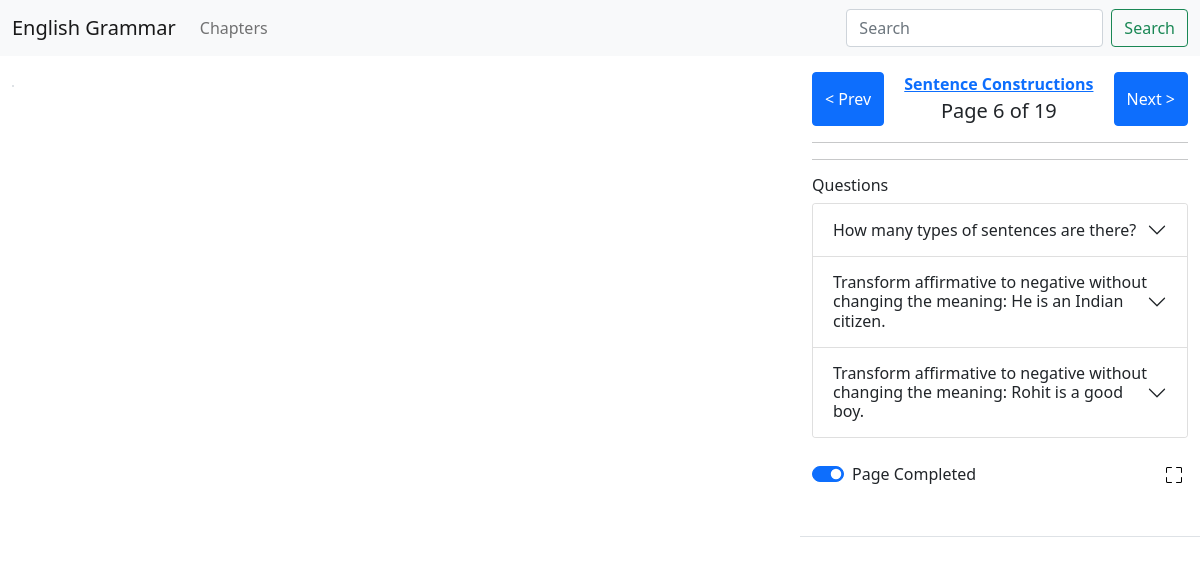
The app's page /learn/chapter/1/page/6 with its own data.
### learn/models.py (models this page shows, shortened)
class Chapter(models.Model):
    title = models.CharField(max_length=100)
    slno = models.IntegerField(default=0)
    no_of_pages = models.IntegerField(default=0)
    scroll_height = models.FloatField(default=0.0)
    class Meta:
        ordering = ['slno']

class Question(models.Model):
    rule = models.CharField(max_length=1000, default='')
    question = models.CharField(max_length=200)
    answer = models.CharField(max_length=200)
    chapter = models.ForeignKey(Chapter, on_delete=models.CASCADE)
    page_no = models.IntegerField()
    is_bookmarked = models.BooleanField(default=False)

### learn/views.py (the view)
class PageDetail(TemplateView):
    template_name = 'learn/page_detail.html'
    def get_context_data(self, **kwargs):
        context = super().get_context_data(**kwargs)
        context["chapter_pk"] = self.kwargs['chapter_pk']
        context["page_no"] = self.kwargs['page_no']
        chapter = get_object_or_404(Chapter, pk=self.kwargs['chapter_pk'])
        page_complition = PageComplition.objects.filter(chapter=chapter, page_number=self.kwargs['page_no']).first()
        if page_complition:
            context["is_completed"] = True
        else:
            context["is_completed"] = False
        if chapter.no_of_pages == self.kwargs['page_no']:
            next_page = 1
        else:
            next_page = int(self.kwargs['page_no']) + 1
        if self.kwargs['page_no'] == 1:
            prev_page = chapter.no_of_pages
        else:
            prev_page = int(self.kwargs['page_no']) - 1
        context["next_page"] = next_page
        context["prev_page"] = prev_page
        context["chapter"] = chapter
        context["question_list"] = Question.objects.filter(chapter=chapter, page_no=self.kwargs['page_no']).order_by('-pk')
        return context

### learn/templates/learn/page_detail.html (shortened to what this page needs)
{% extends 'base.html' %}
{% block page_content %}
<div class="row" id="main-div">
    <div class="col-lg-8 col-sm-12">
        <img src="https://raw.githubusercontent.com/my-personal-repos/english-grammar-book/main/chapter-{{chapter_pk}}/{{page_no}}.jpg" class="w-100 border" alt="">
    </div>
    <div class="col-lg-4 col-sm-12 sticky-lg-top overflow-auto border-bottom pb-5" id="question-sidebar" style="max-height:85vh;">
        <div class="d-flex justify-content-between">
            <a href="{% url 'learn:page-detail' chapter_pk prev_page %}" class="btn btn-primary d-flex align-items-center">&lt; Prev</a>
            <div class="d-flex flex-column justify-content-center text-center">
                <div>
                    <b><a href="{% url 'learn:chapter-detail' chapter_pk %}">{{chapter.title}}</a></b>
                </div>
                <div>
                    <span class="lead">Page {{page_no}} of {{chapter.no_of_pages}}</span>
                </div>
            </div>
            <a href="{% url 'learn:page-detail' chapter_pk next_page %}" class="btn btn-primary d-flex align-items-center">Next &gt;</a>
        </div>
        <hr>
        <hr>
        <h6>Questions</h6>
        <div class="mt-1">
        {% for question in question_list %}
        {% include 'learn/includes/accordion-item.html' with counter=forloop.counter question=question %}
        {% empty %}
            <p class="lead">No Question Available till now </p>
        {% endfor %}
        </div>
        <br>
        <div class="d-flex justify-content-between">
            <form action="{% url 'learn:toggle-completion' %}" method="POST" id="completion-form">
                <div class="form-check form-switch">
                    <input class="form-check-input" type="checkbox" name="is_completed" role="switch" id="page-completed" name="page-completed" {% if is_completed == False %}  {% else %} checked {% endif %}>
                    <label class="form-check-label" for="page-completed">{% if is_completed == False %}Page Not Completed {% else %}Page Completed{% endif %}</label>
                </div>
            </form>
            <div>
                <button type="button" class="btn-blank" data-bs-toggle="modal" data-bs-target="#page-fullscreen"><i class="bi bi-fullscreen"></i></button>
            </div>
        </div>
    </div>
</div>
{% endblock page_content %}

### learn/templates/learn/includes/accordion-item.html (shortened to what this page needs)
<div class="accordion-item">
    <h2 class="accordion-header" id="heading-{{counter}}">
      <button class="accordion-button collapsed" type="button" data-bs-toggle="collapse" data-bs-target="#collapse-{{counter}}" aria-expanded="false" aria-controls="collapse-{{counter}}">
        {{question.question}} {% if question.is_bookmarked %} &nbsp;<i class="bi bi-bookmark-fill"></i>{% endif %}
      </button>
    </h2>
  </div>

### templates/base.html (style rules this page uses)
.btn-blank { cursor: pointer; background-color: transparent; border: none; outline: none; }

### records on screen
Chapter: title "Sentence Constructions", no_of_pages "19"
Question: question "How many types of sentences are there?"
Question: question "Transform affirmative to negative without changing the meaning: He is an Indian citizen."
Question: question "Transform affirmative to negative without changing the meaning: Rohit is a good boy."

### other values on screen
{{ page_no }} "6"
